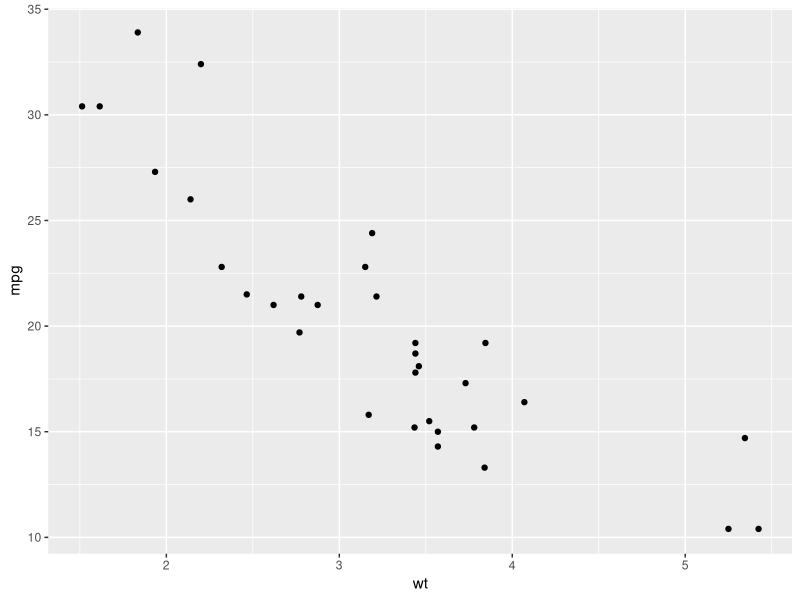
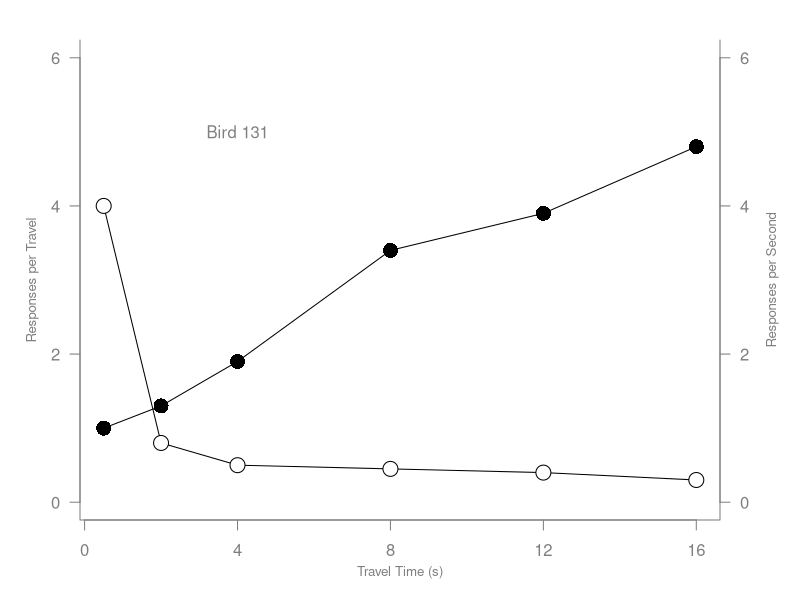
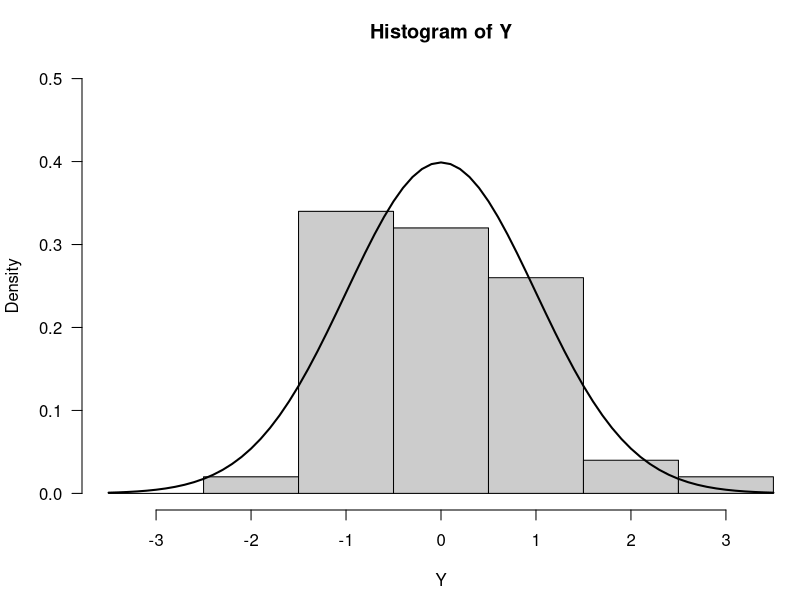

Source code (R) for these figures, in order:
## ---- chunk 1
library(ggplot2)
qplot(wt, mpg, data = mtcars)
## ---- chunk 2
# Scatterplot
x <- c(0.5, 2, 4, 8, 12, 16)
y1 <- c(1, 1.3, 1.9, 3.4, 3.9, 4.8)
y2 <- c(4, .8, .5, .45, .4, .3)
## ---- chunk 3
par(las=1, mar=c(4, 4, 2, 4))
plot.new()
plot.window(range(x), c(0, 6))
lines(x, y1)
lines(x, y2)
points(x, y1, pch=16, cex=2)
points(x, y2, pch=21, bg="white", cex=2)
par(col="grey50", fg="grey50", col.axis="grey50")
axis(1, at=seq(0, 16, 4))
axis(2, at=seq(0, 6, 2))
axis(4, at=seq(0, 6, 2))
box(bty="u")
mtext("Travel Time (s)", side=1, line=2, cex=0.8)
mtext("Responses per Travel", side=2, line=2, las=0, cex=0.8)
mtext("Responses per Second", side=4, line=2, las=0, cex=0.8)
text(4, 5, "Bird 131")
par(mar=c(5.1, 4.1, 4.1, 2.1), col="black", fg="black", col.axis="black")
## ---- chunk 4
Y <- rnorm(50)
## ---- chunk 5
# Make sure no Y exceed [-3.5, 3.5]
Y[Y < -3.5 | Y > 3.5] <- NA
x <- seq(-3.5, 3.5, .1)
dn <- dnorm(x)
par(mar=c(4.5, 4.1, 3.1, 0))
hist(Y, breaks=seq(-3.5, 3.5), ylim=c(0, 0.5), 
     col="grey80", freq=FALSE)
lines(x, dnorm(x), lwd=2)
par(mar=c(5.1, 4.1, 4.1, 2.1))
